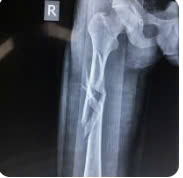
#> input picture buoi6_opencv/z5931215272978_e5bb5d81a84dd1e3cafa734491193219.jpg, 183 x 178 px, found by its file name
$ python vd3.py
#> lines starting #> are read from the running program, lines starting #| are printed output that depends on the picture
import cv2
import numpy as np

# Hàm cập nhật ảnh khi thanh trượt thay đổi
def update_filter(val):
    # Lấy giá trị từ thanh trượt
    kernel_value = val / 100.0  # Chuyển đổi giá trị từ 0-100 thành 0.0-1.0
    # Tạo kernel cho bộ lọc identity
    kernel_identity = np.array([[0, 0, 0], [0, kernel_value, 0], [0, 0, 0]])

    # Tạo kernel sắc nét
    kernel_sharpen = np.array([[0, -1, 0],
                                [-1, 5, -1],
                                [0, -1, 0]])

    # Áp dụng bộ lọc identity
    output_identity = cv2.filter2D(img, -1, kernel_identity)

    # Áp dụng bộ lọc sắc nét
    output_sharpened = cv2.filter2D(output_identity, -1, kernel_sharpen)

    # Hiển thị ảnh đã được lọc
    cv2.imshow('Filtered Image', output_sharpened)

# Đọc ảnh
img = cv2.imread('buoi5_opencv/z5931215272978_e5bb5d81a84dd1e3cafa734491193219.jpg')
#> img is the input picture: shape (178, 183, 3); mean B, G, R 91.7, 81.3, 76
cv2.imshow('Original', img)

# Tạo cửa sổ hiển thị
cv2.namedWindow('Filtered Image')

# Thiết lập thanh trượt để điều chỉnh giá trị kernel
cv2.createTrackbar('Kernel Value', 'Filtered Image', 100, 100, update_filter)

# Gọi hàm update_filter ban đầu để hiển thị ảnh với giá trị mặc định
update_filter(100)
#> in update_filter, `output_sharpened = cv2.filter2D(output_identity, -1, kernel_sharpen)`:
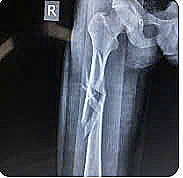
#> output_sharpened: shape (178, 183, 3); mean B, G, R 90.6, 80.5, 75.3

# Chờ người dùng nhấn phím
cv2.waitKey(0)
cv2.destroyAllWindows()
